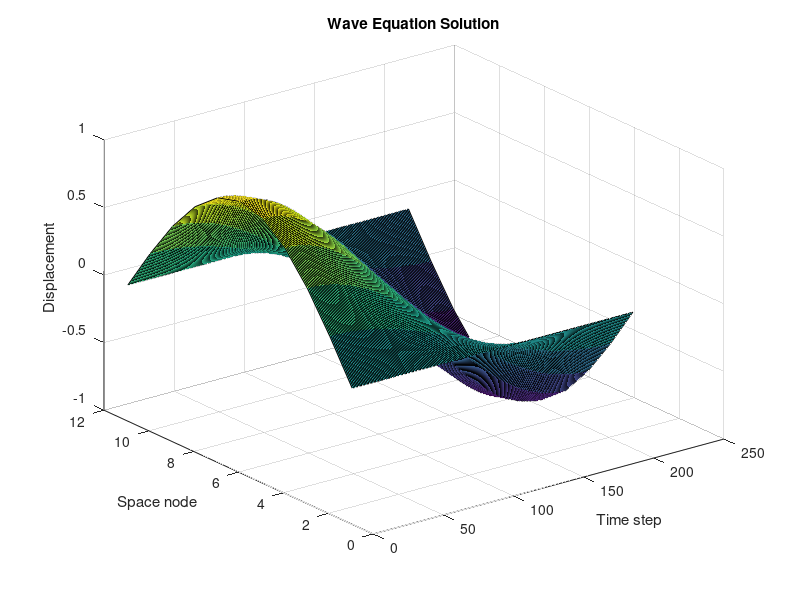

MATLAB code for this plot:
L = 1;
T = 1;
c = 1;
N = 10;
M = 200;
h = L/N;
k = T/M;

lambda = c*k/h;
x = 0:h:L;
u = zeros(N+1,M+1);

for i=1:N+1
 u(i,1) = sin(pi*x(i));
end

for i=2:N
 u(i,2) = u(i,1) + 0.5*lambda^2*(u(i+1,1)-2*u(i,1)+u(i-1,1));
end

for j=2:M
    for i=2:N
        u(i,j+1) = 2*u(i,j) - u(i,j-1) + lambda^2*(u(i+1,j)-2*u(i,j)+u(i-1,j));
    end
end
surf(u)
xlabel('Time step')
ylabel('Space node')
zlabel('Displacement')
title('Wave Equation Solution')
